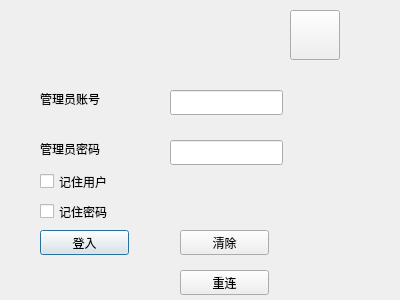
<?xml version="1.0" encoding="UTF-8"?>
<ui version="4.0">
 <class>login</class>
 <widget class="QDialog" name="login">
  <property name="geometry">
   <rect>
    <x>0</x>
    <y>0</y>
    <width>400</width>
    <height>300</height>
   </rect>
  </property>
  <property name="windowTitle">
   <string>Dialog</string>
  </property>
  <widget class="QLineEdit" name="lineEdit_username">
   <property name="geometry">
    <rect>
     <x>170</x>
     <y>90</y>
     <width>113</width>
     <height>25</height>
    </rect>
   </property>
  </widget>
  <widget class="QLabel" name="label">
   <property name="geometry">
    <rect>
     <x>40</x>
     <y>90</y>
     <width>91</width>
     <height>17</height>
    </rect>
   </property>
   <property name="text">
    <string>管理员账号</string>
   </property>
  </widget>
  <widget class="QLineEdit" name="lineEdit_password">
   <property name="geometry">
    <rect>
     <x>170</x>
     <y>140</y>
     <width>113</width>
     <height>25</height>
    </rect>
   </property>
  </widget>
  <widget class="QLabel" name="label_2">
   <property name="geometry">
    <rect>
     <x>40</x>
     <y>140</y>
     <width>81</width>
     <height>17</height>
    </rect>
   </property>
   <property name="text">
    <string>管理员密码</string>
   </property>
  </widget>
  <widget class="QCheckBox" name="checkBox_usr">
   <property name="geometry">
    <rect>
     <x>40</x>
     <y>170</y>
     <width>141</width>
     <height>23</height>
    </rect>
   </property>
   <property name="text">
    <string>记住用户</string>
   </property>
  </widget>
  <widget class="QCheckBox" name="checkBox_pwd">
   <property name="geometry">
    <rect>
     <x>40</x>
     <y>200</y>
     <width>161</width>
     <height>23</height>
    </rect>
   </property>
   <property name="text">
    <string>记住密码</string>
   </property>
  </widget>
  <widget class="QPushButton" name="pushButton_signUp">
   <property name="geometry">
    <rect>
     <x>40</x>
     <y>230</y>
     <width>89</width>
     <height>25</height>
    </rect>
   </property>
   <property name="text">
    <string>登入</string>
   </property>
  </widget>
  <widget class="QPushButton" name="pushButton_clear">
   <property name="geometry">
    <rect>
     <x>180</x>
     <y>230</y>
     <width>89</width>
     <height>25</height>
    </rect>
   </property>
   <property name="text">
    <string>清除</string>
   </property>
  </widget>
  <widget class="QPushButton" name="pushButton_Setting">
   <property name="geometry">
    <rect>
     <x>290</x>
     <y>10</y>
     <width>50</width>
     <height>50</height>
    </rect>
   </property>
   <property name="minimumSize">
    <size>
     <width>50</width>
     <height>50</height>
    </size>
   </property>
   <property name="maximumSize">
    <size>
     <width>50</width>
     <height>50</height>
    </size>
   </property>
   <property name="text">
    <string/>
   </property>
   <property name="icon">
    <iconset theme="application-x-executable"/>
   </property>
   <property name="iconSize">
    <size>
     <width>50</width>
     <height>50</height>
    </size>
   </property>
  </widget>
  <widget class="QPushButton" name="pushButton_reconnect">
   <property name="geometry">
    <rect>
     <x>180</x>
     <y>270</y>
     <width>89</width>
     <height>25</height>
    </rect>
   </property>
   <property name="text">
    <string>重连</string>
   </property>
  </widget>
 </widget>
 <resources/>
 <connections/>
</ui>
